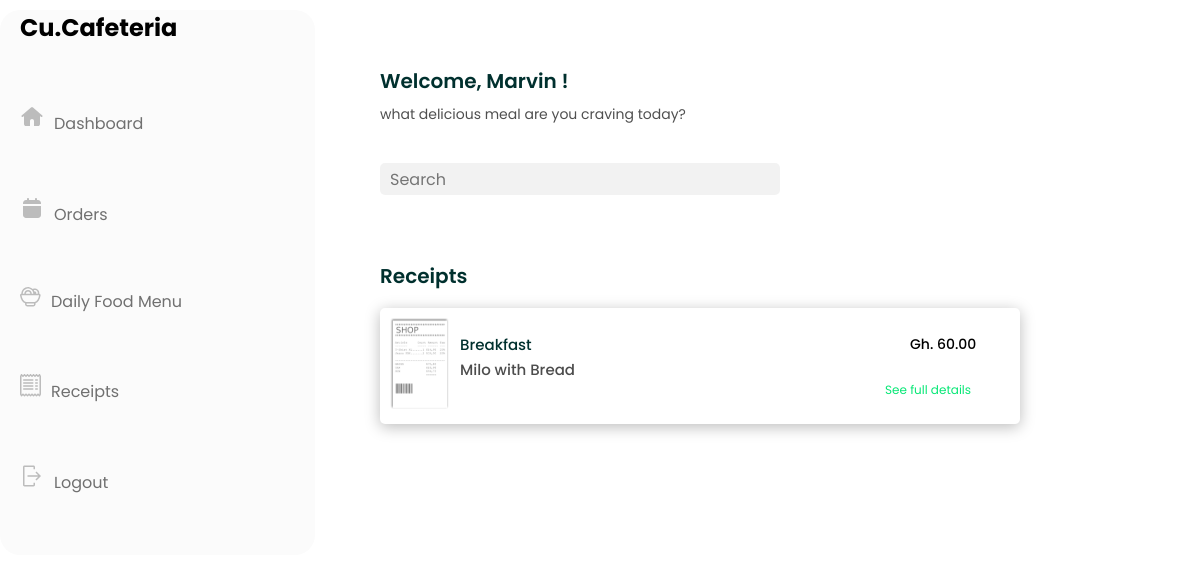
/Dashboard/receipt (signed in), run on the app's committed database.
### Dashboard/models.py (models this page shows, shortened)
class OrderItem(models.Model):
    order = models.ForeignKey(Order, on_delete=models.CASCADE)
    food_item = models.ForeignKey(Food_Item, on_delete=models.CASCADE)
    price = models.FloatField(null=False)
    quantity = models.IntegerField(null=False)

class Food_Item(models.Model):
    name = models.CharField(max_length=100)
    food_category = models.ForeignKey(Food_Category, on_delete=models.CASCADE)
    small_description = models.CharField(max_length=100)
    description = models.TextField(max_length=600, null=False, blank=False)
    quantity = models.IntegerField(null=False, blank=False)
    Price = models.DecimalField(max_digits=6, decimal_places=2)
    food_image = models.FileField(upload_to= 'images/')

class Food_Category(models.Model):
    category_name = models.CharField(max_length=100)
    def __str__(self):
        return self.category_name

class Order(models.Model):
    user = models.ForeignKey(User, on_delete=models.CASCADE)
    fname = models.CharField(max_length=150, null=False)
    lname = models.CharField(max_length=150, null=False)
    email = models.CharField(max_length=150, null=False)
    phone = models.CharField(max_length=150, null=False)
    foodcat = models.CharField(max_length=150, null=False)
    total_price = models.FloatField(null=False)
    payment_mode = models.CharField(max_length=150, null=False)
    payment_id = models.CharField(max_length=250, null=True)
    orderstatus= (
        ("cooking", "cooking"),
        ("Delivered", "Delivered")
    )
    status = models.CharField(max_length=150, choices=orderstatus, default="cooking" )
    message= models.TextField(null=True)
    tracking_no = models.CharField(max_length=150, null=True)
    created_at = models.DateTimeField(auto_now_add=True)
    updated_at = models.DateTimeField(auto_now=True, auto_now_add=False)

### Dashboard/views.py (the view)
# urls.py: path("receipt", views.receipt, name="receipts"),
def receipt(request):
    if not request.user.is_authenticated:
        return HttpResponseRedirect(reverse("login"))
    orders = Order.objects.filter(user=request.user)
    orders_items = OrderItem.objects.filter(order__in=orders)
    for order in orders:
        total_price = sum(item.food_item.Price * item.quantity for item in orders_items if item.order == order)
        orderss = Order.objects.filter(user=request.user)
        orders_itemss = OrderItem.objects.filter(order__in=orderss)
    return render(request, "dashboard/receipts.html", {
        'total_price': total_price,
        'order_items': orders_itemss,
    })

### Dashboard/templates/dashboard/receipts.html (shortened to what this page needs)
{% extends "dashboard/layout.html" %}
{% load static %}
{% block css %}
    <link rel="stylesheet" href="{% static 'dashboard/receipts.css' %}">
{% endblock css %}
{% block content %}
<div class="receipts-container">
  <div class="menu-cat">
        <div class="menu">
          <h2>Receipts</h2>
        </div>
  </div>
  </div>
  </div>
  {% for order in order_items %}
  <div class="receipt-container">
    <img
      class="receipt-img"
      src="{% static 'images/image 4 (1).svg' %}"
      alt="receipt pic"
    />
      <p class="lunch">{{order.food_item.food_category}}</p>
      <p class="food-name">{{order.food_item.name}}</p>
      <p class="food-price">Gh. {{order.order.total_price|floatformat:"2"}}</p>
      <a class="see-details" href="{% url 'receipts_info' order.id %}">See full details</a>
  </div>
  {% endfor %}
</div>
</div>
{% endblock content %}

### Dashboard/templates/dashboard/layout.html (shortened to what this page needs)
{% load static %}
<!DOCTYPE html>
<html lang="en">
  <head>
    <link rel="stylesheet" href="{% static 'dashboard/dashboard.css' %}" />
    <link rel="stylesheet" href="//cdn.jsdelivr.net/npm/alertifyjs@1.13.1/build/css/alertify.min.css"/>
    <link rel="stylesheet" href="//cdn.jsdelivr.net/npm/alertifyjs@1.13.1/build/css/themes/default.min.css"/>
    {% block css %}
    {% endblock css %}
  </head>
  <body>
    <main>
      <div class="main-container main-container2 main-container3">
        <div class="container-sidebar">
          <div class="sidebar">
            <h2>Cu.Cafeteria</h2>
            <ul>
              <li>
                <a href="{% url 'dashboard' %}"
                  ><img
                    class="icon"
                    src="{% static 'images/majesticons_home (1).svg' %}"
                    alt=""
                  />Dashboard</a
                >
              </li>
              <li>
                <a href="{% url 'orders' %}"
                  ><img
                    class="icon"
                    src="{% static 'images/majesticons_calendar.svg' %}"
                    alt=""
                  />Orders</a
                >
              </li>
              <li>
                <a href="{% url 'dailyfoods' %}"
                  ><img class="icon" src="{% static 'images/Vector (2).svg' %}" alt="" />Daily
                  Food Menu</a
                >
              </li>
              <li>
                <a href="{% url 'receipts' %}"
                  ><img
                    class="icon"
                    src="{% static 'images/Group (1).svg' %}"
                    alt=""
                  />Receipts</a
                >
              </li>
              <li>
                <a href="{% url 'logout' %}"
                  ><img
                    class="icon"
                    src="{% static 'images/carbon_logout.svg' %}"
                    alt=""
                  />Logout</a
                >
              </li>
            </ul>
          </div>
        </div>
        <div class="middle-container">
          <div class="middle-content">
            <div class="welcome-profile">
              <h2>Welcome, {{request.user.first_name}} !</h2>
              <p class="p-sentence">
                what delicious meal are you craving today?
              </p>
              <input type="text" placeholder="Search" />
            </div>
            {% block content %}
            {% endblock content %}
    </main>
  </body>
</html>

### Dashboard/static/dashboard/dashboard.css (style rules this page uses)
* { padding: 0; margin: 0; box-sizing: border-box; }
body { width: 100%; min-height: 100vh; font-family: "poppins", sans-serif; }
.main-container { display: grid; grid-template-columns: 315px 730px 300px; }
.container-sidebar { background: #FBFBFB; border-radius: 20px; margin-top: 10px; padding-left: 20px; position: relative; }
li { list-style: none; margin: 60px auto; }
a { text-decoration: none; font-family: 'Poppins'; font-style: normal; font-weight: 400; font-size: 16px; line-height: 24px; color: #707070; }
.icon { margin-right:10px; }
.middle-container { margin: 65px; }
.middle-content h2 { font-family: 'Poppins'; font-style: normal; font-weight: 600; font-size: 20px; line-height: 33px; color: #00302E; }
.middle-content .p-sentence { font-family: 'Poppins'; font-style: normal; font-weight: 400; font-size: 14px; line-height: 33px; color: rgba(0, 0, 0, 0.69); }
input { width: 400px; height: 32px; padding: 10px; background: rgba(188, 188, 188, 0.2); border-radius: 5px; border: none; margin-top: 32px; margin-bottom: 50px; font-family: 'Poppins'; font-style: normal; font-weight: 400; font-size: 16px; line-height: 33px; color: #827B7B; }
.menu-cat { display: flex; justify-content: space-between; align-items: center; margin-top: 15px; margin-bottom: 15px; }

### Dashboard/static/dashboard/receipts.css (style rules this page uses)
.main-container3 { display: grid; grid-template-columns: 315px 700px 300px; }
.menu-cat { display: flex; justify-content: space-between; align-items: center; margin-top: 15px; margin-bottom: 15px; }
.receipt-container { width: 640px; height: 116px; background: #FFFFFF; box-shadow: 0px 3px 15px #BCBCBC; border-radius: 5px; position: relative; margin-bottom: 20px; }
.receipt-img { position: absolute; left: 10px; top: 10px; }
.lunch { position: absolute; left: 80px; top: 20px; font-family: 'Poppins'; font-style: normal; font-weight: 500; font-size: 15px; line-height: 33px; color: #00302E; }
.food-name { position: absolute; left: 80px; top: 45px; font-family: 'Poppins'; font-style: normal; font-weight: 500; font-size: 15px; line-height: 33px; color: rgba(0, 0, 0, 0.7); }
.food-price { position: absolute; left: 530px; top: 20px; font-family: 'Poppins'; font-style: normal; font-weight: 500; font-size: 14px; line-height: 33px; color: #000000; }
.see-details { position: absolute; left: 505px; top: 65px; font-family: 'Poppins'; font-style: normal; font-weight: 400; font-size: 12px; line-height: 33px; color: #06E775; }

### data on the page
OrderItem: food_item.food_category "Breakfast", food_item.name "Milo with Bread", order.total_price "60.00"

### other printed values
{{ request.user.first_name }} "Marvin"
